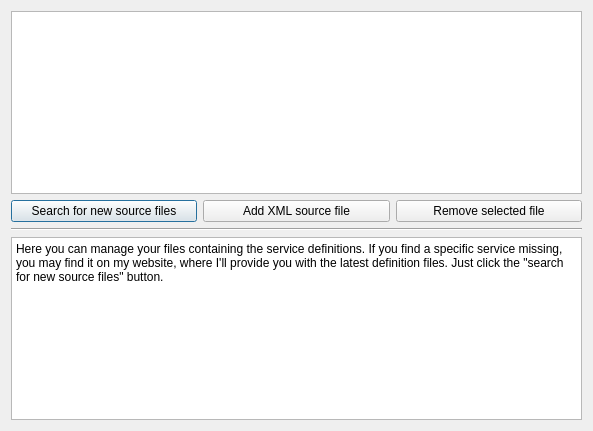
<?xml version="1.0" encoding="UTF-8"?>
<ui version="4.0">
 <class>Sources</class>
 <widget class="QDialog" name="Sources">
  <property name="geometry">
   <rect>
    <x>0</x>
    <y>0</y>
    <width>593</width>
    <height>431</height>
   </rect>
  </property>
  <property name="windowTitle">
   <string>Dialog</string>
  </property>
  <layout class="QVBoxLayout" name="verticalLayout">
   <item>
    <widget class="QListWidget" name="sourceList"/>
   </item>
   <item>
    <layout class="QHBoxLayout" name="horizontalLayout">
     <item>
      <widget class="QPushButton" name="searchButton">
       <property name="toolTip">
        <string>Look for new XML files on the internet</string>
       </property>
       <property name="text">
        <string>Search for new source files</string>
       </property>
       <property name="icon">
        <iconset resource="Icons.qrc">
         <normaloff>:/search.png</normaloff>:/search.png</iconset>
       </property>
      </widget>
     </item>
     <item>
      <widget class="QPushButton" name="addButton">
       <property name="text">
        <string>Add XML source file</string>
       </property>
       <property name="icon">
        <iconset resource="Icons.qrc">
         <normaloff>:/plus.png</normaloff>:/plus.png</iconset>
       </property>
      </widget>
     </item>
     <item>
      <widget class="QPushButton" name="removeButton">
       <property name="text">
        <string>Remove selected file</string>
       </property>
       <property name="icon">
        <iconset resource="Icons.qrc">
         <normaloff>:/minus.png</normaloff>:/minus.png</iconset>
       </property>
      </widget>
     </item>
    </layout>
   </item>
   <item>
    <widget class="Line" name="line">
     <property name="orientation">
      <enum>Qt::Horizontal</enum>
     </property>
    </widget>
   </item>
   <item>
    <widget class="QTextEdit" name="infoTextarea">
     <property name="enabled">
      <bool>true</bool>
     </property>
     <property name="sizePolicy">
      <sizepolicy hsizetype="Expanding" vsizetype="Maximum">
       <horstretch>0</horstretch>
       <verstretch>0</verstretch>
      </sizepolicy>
     </property>
     <property name="readOnly">
      <bool>true</bool>
     </property>
     <property name="html">
      <string>&lt;!DOCTYPE HTML PUBLIC &quot;-//W3C//DTD HTML 4.0//EN&quot; &quot;http://www.w3.org/TR/REC-html40/strict.dtd&quot;&gt;
&lt;html&gt;&lt;head&gt;&lt;meta name=&quot;qrichtext&quot; content=&quot;1&quot; /&gt;&lt;style type=&quot;text/css&quot;&gt;
p, li { white-space: pre-wrap; }
&lt;/style&gt;&lt;/head&gt;&lt;body style=&quot; font-family:'Nimbus Sans L'; font-size:9pt; font-weight:400; font-style:normal;&quot;&gt;
&lt;p style=&quot; margin-top:0px; margin-bottom:0px; margin-left:0px; margin-right:0px; -qt-block-indent:0; text-indent:0px;&quot;&gt;Here you can manage your files containing the service definitions. If you find a specific service missing, you may find it on my website, where I'll provide you with the latest definition files. Just click the &amp;quot;search for new source files&amp;quot; button.&lt;/p&gt;
&lt;p style=&quot;-qt-paragraph-type:empty; margin-top:0px; margin-bottom:0px; margin-left:0px; margin-right:0px; -qt-block-indent:0; text-indent:0px;&quot;&gt;&lt;/p&gt;&lt;/body&gt;&lt;/html&gt;</string>
     </property>
    </widget>
   </item>
  </layout>
 </widget>
 <resources>
  <include location="Icons.qrc"/>
 </resources>
 <connections/>
</ui>
